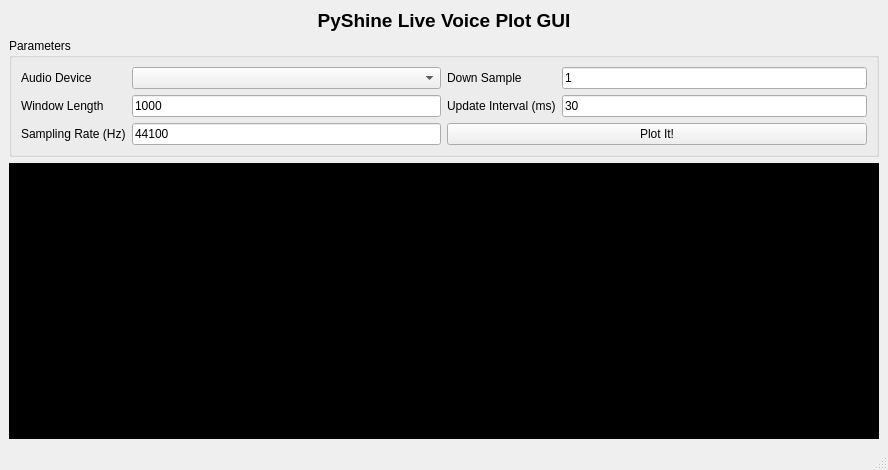
<?xml version="1.0" encoding="UTF-8"?>
<ui version="4.0">
 <class>MainWindow</class>
 <widget class="QMainWindow" name="MainWindow">
  <property name="geometry">
   <rect>
    <x>0</x>
    <y>0</y>
    <width>888</width>
    <height>470</height>
   </rect>
  </property>
  <property name="windowTitle">
   <string>MainWindow</string>
  </property>
  <widget class="QWidget" name="centralwidget">
   <layout class="QGridLayout" name="gridLayout_5">
    <item row="0" column="0">
     <layout class="QGridLayout" name="gridLayout_4">
      <item row="1" column="1">
       <widget class="QGroupBox" name="groupBox">
        <property name="title">
         <string>Parameters</string>
        </property>
        <layout class="QGridLayout" name="gridLayout_3">
         <item row="0" column="0">
          <layout class="QGridLayout" name="gridLayout_2">
           <item row="0" column="0">
            <widget class="QLabel" name="label_2">
             <property name="text">
              <string>Audio Device</string>
             </property>
            </widget>
           </item>
           <item row="0" column="1">
            <widget class="QComboBox" name="comboBox"/>
           </item>
           <item row="1" column="0">
            <widget class="QLabel" name="label_3">
             <property name="text">
              <string>Window Length</string>
             </property>
            </widget>
           </item>
           <item row="1" column="1">
            <widget class="QLineEdit" name="lineEdit">
             <property name="text">
              <string>1000</string>
             </property>
            </widget>
           </item>
           <item row="2" column="0">
            <widget class="QLabel" name="label_4">
             <property name="text">
              <string>Sampling Rate (Hz)</string>
             </property>
            </widget>
           </item>
           <item row="2" column="1">
            <widget class="QLineEdit" name="lineEdit_2">
             <property name="text">
              <string>44100</string>
             </property>
            </widget>
           </item>
          </layout>
         </item>
         <item row="0" column="1">
          <layout class="QVBoxLayout" name="verticalLayout">
           <item>
            <layout class="QGridLayout" name="gridLayout">
             <item row="0" column="0">
              <widget class="QLabel" name="label_5">
               <property name="text">
                <string>Down Sample</string>
               </property>
              </widget>
             </item>
             <item row="0" column="1">
              <widget class="QLineEdit" name="lineEdit_3">
               <property name="text">
                <string>1</string>
               </property>
              </widget>
             </item>
             <item row="1" column="0">
              <widget class="QLabel" name="label_6">
               <property name="text">
                <string>Update Interval (ms)</string>
               </property>
              </widget>
             </item>
             <item row="1" column="1">
              <widget class="QLineEdit" name="lineEdit_4">
               <property name="text">
                <string>30</string>
               </property>
              </widget>
             </item>
            </layout>
           </item>
           <item>
            <widget class="QPushButton" name="pushButton">
             <property name="text">
              <string>Plot It!</string>
             </property>
            </widget>
           </item>
          </layout>
         </item>
        </layout>
       </widget>
      </item>
      <item row="2" column="1">
       <widget class="QWidget" name="widget" native="true">
        <property name="styleSheet">
         <string notr="true">background-color: rgb(0, 0, 0);</string>
        </property>
       </widget>
      </item>
      <item row="0" column="1">
       <widget class="QLabel" name="label">
        <property name="text">
         <string>&lt;html&gt;&lt;head/&gt;&lt;body&gt;&lt;p&gt;&lt;span style=&quot; font-size:14pt; font-weight:600;&quot;&gt;PyShine Live Voice Plot GUI&lt;/span&gt;&lt;/p&gt;&lt;/body&gt;&lt;/html&gt;</string>
        </property>
        <property name="alignment">
         <set>Qt::AlignCenter</set>
        </property>
       </widget>
      </item>
      <item row="3" column="1">
       <spacer name="horizontalSpacer">
        <property name="orientation">
         <enum>Qt::Horizontal</enum>
        </property>
        <property name="sizeHint" stdset="0">
         <size>
          <width>778</width>
          <height>0</height>
         </size>
        </property>
       </spacer>
      </item>
      <item row="2" column="0">
       <spacer name="verticalSpacer">
        <property name="orientation">
         <enum>Qt::Vertical</enum>
        </property>
        <property name="sizeHint" stdset="0">
         <size>
          <width>0</width>
          <height>40</height>
         </size>
        </property>
       </spacer>
      </item>
     </layout>
    </item>
   </layout>
  </widget>
  <widget class="QStatusBar" name="statusbar"/>
 </widget>
 <resources/>
 <connections/>
</ui>
